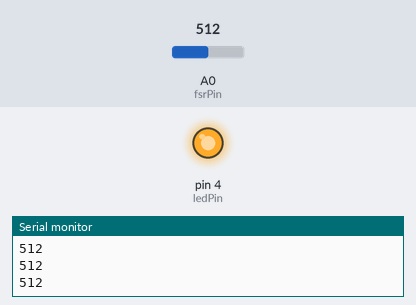
Simulated run of this sketch. Board: Arduino Uno, built with avr-gcc and run on an emulated ATmega328P. On the bench: output pins drawn as LEDs (lit = HIGH), the last lines printed to the serial monitor. The test bench sets the inputs (shaded band); at power-on: A0 (fsrPin) = 512.

Above: at 1.2 s.
1.3 s: A0 (fsrPin) set to 482
At 2.1 s:
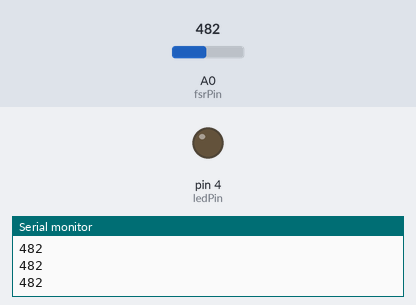
2.8 s: A0 (fsrPin) set to 510
At 3.4 s:
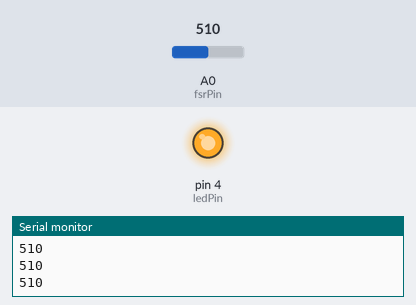
4.3 s: A0 (fsrPin) set to 490
At 5.7 s:
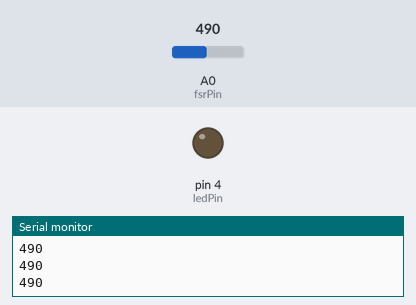
Timing chart, 0 to 7.3 s (numbered marks = the images above; inputs shaded):
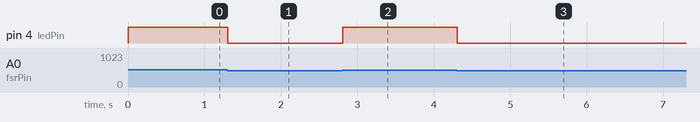

Measured:
- the behaviour switches between 501 and 500 on A0 (fsrPin) (found by bisection; images 0 and 1)
- after the input at 1.3 s, pin 4 (ledPin): HIGH → LOW at once
- after the input at 2.8 s, pin 4 (ledPin): LOW → HIGH at once
- after the input at 4.3 s, pin 4 (ledPin): HIGH → LOW at once

The sketch:

druk_sensor_test_2.ino
```cpp
#define fsrPin  0
#define ledPin  4

int fsrVal = 0;
void setup() {
  Serial.begin(9600);
  // put your setup code here, to run once:
pinMode(fsrPin, INPUT);
pinMode(ledPin, OUTPUT);

}

void loop() {
  // put your main code here, to run repeatedly:
 fsrVal = analogRead(fsrPin);
 Serial.println(fsrVal);
if(fsrVal > 500)
{
  digitalWrite(ledPin,HIGH);
}
else{
  digitalWrite(ledPin,LOW);
}

}
```
